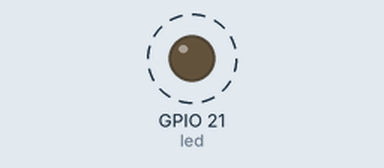
Bench run of a program on a simulated ESP32 board running MicroPython. Parts: output pins drawn as LEDs (lit = HIGH). Dashed ring = blinking. What the program prints to the serial console is not drawn.

Above: at 0.5 s.
Timing chart, 0 to 4.6 s (numbered marks = the images above):
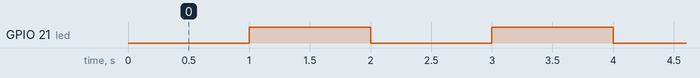

Measured:
- by itself, GPIO 21 (led): alternates HIGH for 1.0 s and LOW for 1.0 s

The program:

ledBlink.py
```python
from machine import Pin
import time

# Define the LED pin
led = Pin(21, Pin.OUT)  # Use correct gpio

# Blink the LED in a loop
while True:
    led.value(0)   # Turn the LED on
    print("LED on")
    time.sleep(1)  # Wait for a second
    led.value(1)   # Turn the LED off
    print("LED off")
    time.sleep(1)  # Wait for a second
```
